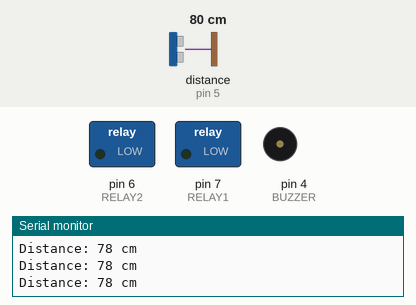
This sketch was run on a simulated Arduino Uno, built with avr-gcc and run on an emulated ATmega328P. Parts: switched loads named in the sketch (green lamp = pin HIGH), buzzer (waves = sounding, pin HIGH), the last lines printed to the serial monitor. Wiring (inferred from the names in the program): ultrasonic range finder: trigger pin 3; echo pin 5. The inputs (shaded band) are chosen by the test bench; at power-on: distance to the obstacle (sensor on pin 5) 80 cm. The echo pulse lasts 58.3 µs per cm; pins used as bus, display or sensor lines are not drawn.

Above: at 1.3 s.
1.4 s: distance to the obstacle (sensor on pin 5) set to 24 cm
2.9 s: distance to the obstacle (sensor on pin 5) set to 20 cm
At 4.2 s:
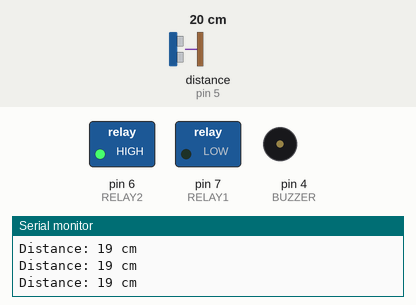
4.5 s: distance to the obstacle (sensor on pin 5) set to 12 cm
6.0 s: distance to the obstacle (sensor on pin 5) set to 9 cm
At 6.9 s:
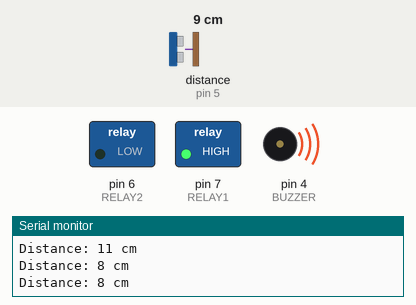
7.5 s: distance to the obstacle (sensor on pin 5) set to 18 cm
At 8.2 s:
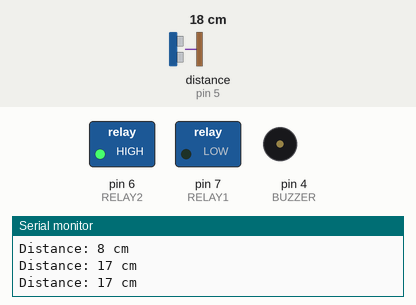
9.0 s: distance to the obstacle (sensor on pin 5) set to 2 cm
At 9.5 s:
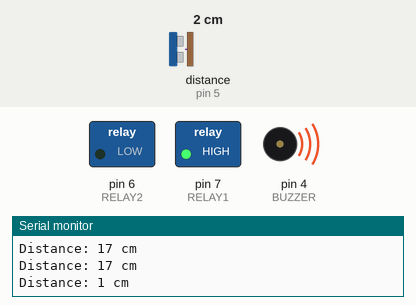
Timing chart, 0 to 11.5 s (numbered marks = the images above; inputs shaded):
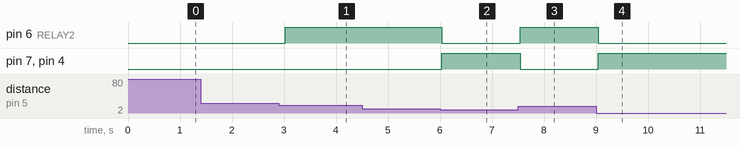

Measured:
- the behaviour switches between 22 and 21 cm on distance to the obstacle (sensor on pin 5) (found by bisection; images 0 and 1)
- the behaviour switches between 11 and 10 cm on distance to the obstacle (sensor on pin 5) (found by bisection; images 1 and 2)
- after the input at 2.9 s, pin 6 (RELAY2): LOW → HIGH after 0.12 s
- after the input at 6.0 s, pin 6 (RELAY2): HIGH → LOW at once; pin 7 (RELAY1), pin 4 (BUZZER): LOW → HIGH at once
- after the input at 7.5 s, pin 6 (RELAY2): LOW → HIGH at once; pin 7 (RELAY1), pin 4 (BUZZER): HIGH → LOW at once
- after the input at 9.0 s, pin 6 (RELAY2): HIGH → LOW at once; pin 7 (RELAY1), pin 4 (BUZZER): LOW → HIGH at once

The sketch:

Relay-UR-Buzzer.ino
```cpp
// Define pin connections
#define RELAY1 7
#define RELAY2 6
#define BUZZER 4
#define TRIG 3
#define ECHO 5

// Variables for distance calculation
long duration;
int distance;

void setup() {
  // Initialize relay pins as OUTPUT
  pinMode(RELAY1, OUTPUT);
  pinMode(RELAY2, OUTPUT);

  // Initialize buzzer pin as OUTPUT
  pinMode(BUZZER, OUTPUT);

  // Initialize ultrasonic sensor pins
  pinMode(TRIG, OUTPUT);
  pinMode(ECHO, INPUT);

  // Start serial communication
  Serial.begin(9600);
}

void loop() {
  // Send a 10-microsecond pulse to trigger pin
  digitalWrite(TRIG, LOW);
  delayMicroseconds(2);
  digitalWrite(TRIG, HIGH);
  delayMicroseconds(10);
  digitalWrite(TRIG, LOW);

  // Read the echo pin and calculate distance
  duration = pulseIn(ECHO, HIGH);
  distance = duration * 0.034 / 2;

  // Print distance to Serial Monitor
  Serial.print("Distance: ");
  Serial.print(distance);
  Serial.println(" cm");

  // Control relays and buzzer based on distance
  if (distance < 10) {
    digitalWrite(RELAY1, HIGH);  // Turn on relay 1
    digitalWrite(RELAY2, LOW);   // Turn off relay 2
    digitalWrite(BUZZER, HIGH); // Turn on buzzer
  }
  else if (distance >= 10 && distance <= 20) {
    digitalWrite(RELAY1, LOW);   // Turn off relay 1
    digitalWrite(RELAY2, HIGH);  // Turn on relay 2
    digitalWrite(BUZZER, LOW);  // Turn off buzzer
  }
  else {
    digitalWrite(RELAY1, LOW);   // Turn off relay 1
    digitalWrite(RELAY2, LOW);   // Turn off relay 2
    digitalWrite(BUZZER, LOW);  // Turn off buzzer
  }

  delay(500); // Delay for stability
}
```
